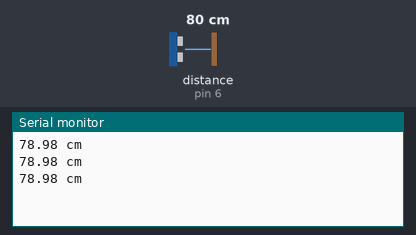
This sketch was run on a simulated Arduino Uno, built with avr-gcc and run on an emulated ATmega328P. On the bench: the last lines printed to the serial monitor. Wiring (inferred from the names in the program): ultrasonic range finder: trigger pin 7; echo pin 6. The inputs (shaded band) are chosen by the test bench; at power-on: distance to the obstacle (sensor on pin 6) 80 cm. The echo pulse lasts 58.3 µs per cm.

Above: at 1.3 s.
1.4 s: distance to the obstacle (sensor on pin 6) set to 2 cm
At 1.83 s:
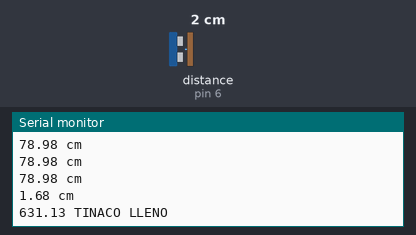
3.5 s: distance to the obstacle (sensor on pin 6) set to 6 cm
At 3.84 s:
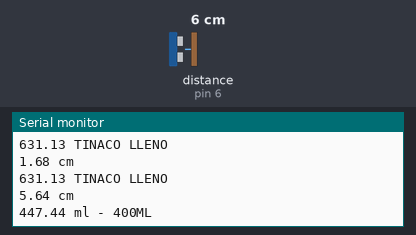
Timing chart, 0 to 6.5 s (numbered marks = the images above; inputs shaded):
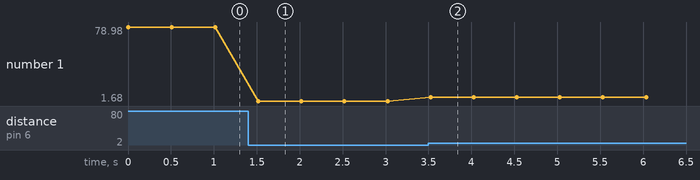

The sketch:

Medici_n_de_Volumen_de_Agua.ino
```cpp
// Configuramos los pines del sensor Trigger y Echo
const int PinTrig = 7;
const int PinEcho = 6;

// Constante velocidad sonido en cm/s
const float VelSon = 34000.0;

// Número de muestras
const int numLecturas = 1;

// Distancia a los 100 ml y vacío
const float distanciaVacio = 16.83;

float lecturas[numLecturas]; // Array para almacenar lecturas
int lecturaActual = 0; // Lectura en proceso
float total = 0; // Lecturas acumuladas
float media = 0; // Media para calcular el volumen de agua entre vacio y llenado
bool primeraMedia = false; // validar que ya se haya calculado al menos una

void setup()
{
  // Iniciamos el monitor serie para mostrar el resultado
  Serial.begin(9600);
  // Ponemos el pin Trig en modo salida
  pinMode(PinTrig, OUTPUT);
  // Ponemos el pin Echo en modo entrada
  pinMode(PinEcho, INPUT);

  // Inicializamos el array
  for (int i = 0; i < numLecturas; i++)
  {
    lecturas[i] = 0;
  }
}
void loop()
{
  // Eliminamos la última medida
  total = total - lecturas[lecturaActual];

  iniciarTrigger();

  // La función pulseIn obtiene el tiempo que tarda en cambiar entre estados, en este caso a HIGH
  unsigned long tiempo = pulseIn(PinEcho, HIGH);

  // Obtenemos la distancia en cm, hay que convertir el tiempo en segudos ya que está en microsegundos
  // por eso se multiplica por 0.000001
  float distancia = tiempo * 0.000001 * VelSon / 2.0;

  // Almacenamos la distancia en el array
  lecturas[lecturaActual] = distancia;

  // Añadimos la lectura al total
  total = total + lecturas[lecturaActual];

  // Avanzamos a la siguiente posición del array
  lecturaActual = lecturaActual + 1;

  // Comprobamos si hemos llegado al final del array
  if (lecturaActual >= numLecturas)
  {
    primeraMedia = true;
    lecturaActual = 0;
  }

  // Calculamos la media
  media = total / numLecturas;

  // Solo mostramos si hemos calculado por lo menos una media
  if (primeraMedia)
  {
    float distanciaLleno = distanciaVacio - media;
    //float cantidadLiquido = distanciaLleno * 100 / distancia100;

    Serial.print(media);
    Serial.println(" cm");

//100ML
    if (media >= 13.00 && media < 16.83) {
      float distancia100 = 3.83;
      float cantidadLiquido = distanciaLleno * 100 / distancia100;
      Serial.print(cantidadLiquido);
    Serial.println(" ml - 100ML");
    }

//200ml
    if (media >= 9.20 && media < 13.00) {
      float distancia100 = 3.80;
      float cantidadLiquido = distanciaLleno * 100 / distancia100;
      Serial.print(cantidadLiquido);
    Serial.println(" ml - 200ML");
    }

//300ml
    if (media >= 6.5 && media < 9.2) {
      float distancia100 = 2.70;
      float cantidadLiquido = distanciaLleno * 100 / distancia100;
      Serial.print(cantidadLiquido);
    Serial.println(" ml - 300ML");
    }


//400ml
    if (media > 4.00 && media < 6.5) {
      float distancia100 = 2.50;
      float cantidadLiquido = distanciaLleno * 100 / distancia100;
      Serial.print(cantidadLiquido);
    Serial.println(" ml - 400ML");
    }


//500ml
    if (media < 4.0) {
     float distancia100 = 2.40;
      float cantidadLiquido = distanciaLleno * 100 / distancia100;
      Serial.print(cantidadLiquido);
    Serial.println(" TINACO LLENO");
    }


  }

  delay(500);
}

// Método para iniciar la secuencia del Trigger para comenzar a medir
void iniciarTrigger()
{
  // Ponemos el Triiger en estado bajo y esperamos 2 ms
  digitalWrite(PinTrig, LOW);
  delayMicroseconds(2);

  // Ponemos el pin Trigger a estado alto y esperamos 10 ms
  digitalWrite(PinTrig, HIGH);
  delayMicroseconds(10);

  // Comenzamos poniendo el pin Trigger en estado bajo
  digitalWrite(PinTrig, LOW);
}
```

Measured:
- the behaviour switches between 4 and 5 cm on distance to the obstacle (sensor on pin 6) (found by bisection; images 1 and 2)
- after the input at 1.4 s, the serial monitor: prints a new line after 0.12 s (image 1)
- after the input at 3.5 s, the serial monitor: prints a new line at once (image 2)
- plotted number 1: 78.98 → 1.68 after the input at 1.4 s, 1.68 → 5.63 after the input at 3.5 s
